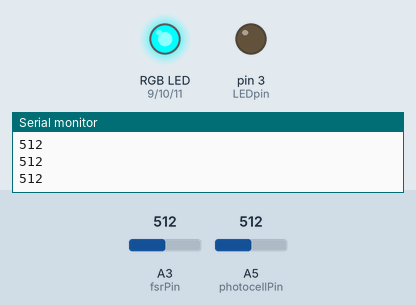
A sketch run on a simulated Arduino Uno, built with avr-gcc and run on an emulated ATmega328P. On the bench: an RGB LED mixed from three pins (HIGH = lit), output pins drawn as LEDs (lit = HIGH), the last lines printed to the serial monitor. The test bench sets the inputs (shaded band); at power-on: A3 (fsrPin) = 512, A5 (photocellPin) = 512.

Above: at 1.2 s.
1.3 s: A3 (fsrPin) set to 685
2.8 s: A3 (fsrPin) set to 712
At 2.96 s:
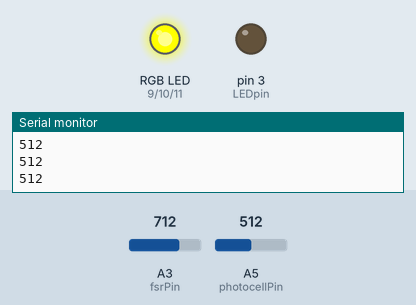
5.8 s: A5 (photocellPin) set to 53
8.8 s: A5 (photocellPin) set to 47
At 8.98 s:
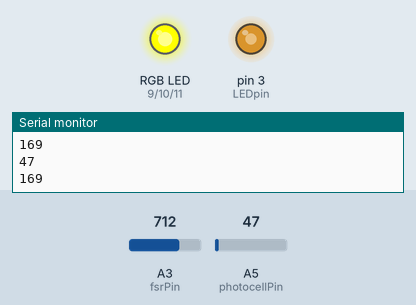
11.8 s: A5 (photocellPin) set to 0
At 12.0 s:
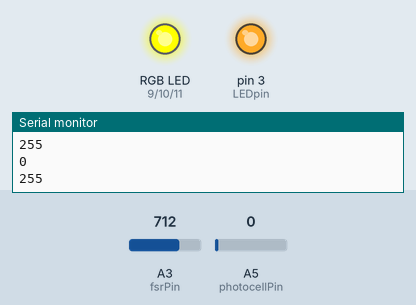
14.8 s: A3 (fsrPin) set to 690
At 14.8 s:
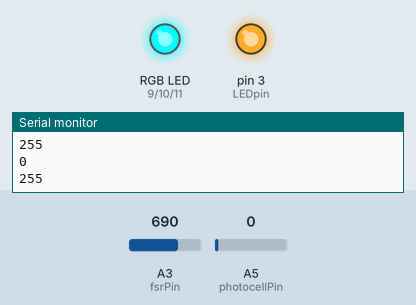
Timing chart, 0 to 17.3 s (numbered marks = the images above; inputs shaded):
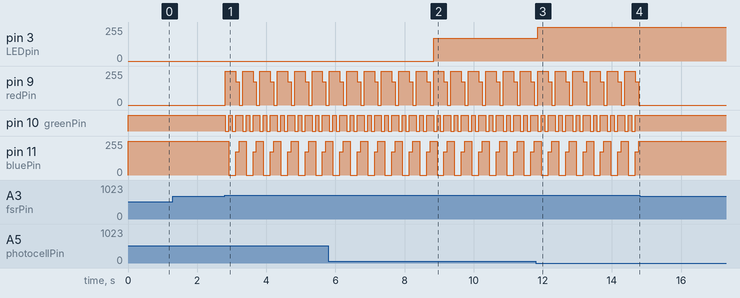

Measured:
- the behaviour switches between 700 and 701 on A3 (fsrPin) (found by bisection; images 0 and 1)
- the behaviour switches between 50 and 49 on A5 (photocellPin) (found by bisection; images 1 and 2)
- after the input at 2.8 s, pin 9 (redPin): 0/255 → 255/255 at once, then repeats every 0.50 s: 175/255 0.10 s, 0/255 0.10 s, 255/255 0.30 s; pin 10 (greenPin): HIGH → LOW at once, then repeats every 0.50 s: HIGH 0.10 s, LOW 0.10 s, HIGH 0.20 s, LOW 0.10 s
- after the input at 8.8 s, pin 3 (LEDpin): 0/255 → 169/255 at once
- after the input at 11.8 s, pin 3 (LEDpin): 169/255 → 255/255 after 0.06 s
- after the input at 14.8 s, pin 9 (redPin): stops changing and stays 0/255; pin 10 (greenPin): stops changing and stays HIGH; pin 11 (bluePin): stops changing and stays 255/255

The sketch:

nightLight.ino
```cpp
// Prototyping Studio: Night Light Assignment
// By: Olga Khvan and Brenda Penn
// This reads in values from a photocell resistor and determines the brightness of 3 RGB LED’s.
// The color of the LED’s cycle through with each touch sensed by the force sensitive resistor.
// For the photocell resistor, referenced: https://learn.adafruit.com/photocells and https://learn.adafruit.com/photocells/arduino-code
// For the force sensitive resistor, referenced: https://learn.adafruit.com/force-sensitive-resistor-fsr/using-an-fsr


int photocellPin = 5;     // the cell and 10K pulldown are connected to a0
int photocellReading;     // the analog reading from the sensor divider
int LEDpin = 3;          // connect Red LED to pin 11 (PWM pin)
int LEDbrightness;
int a = 140;
int redPin = 9;
int greenPin = 10;
int bluePin = 11;
int fsrPin = 3;     // the FSR and 10K pulldown are connected to a0
int fsrReading;
int count = 0;      //0 - red, 1 - blue, 2 - green;
#define COMMON_ANODE

void setup(void) {
  // We’ll send debugging information via the Serial monitor
  Serial.begin(9600);
  setColor(0, 0, 255);
}
void loop(void) {
   // referenced: https://learn.adafruit.com/force-sensitive-resistor-fsr/using-an-fsr
  fsrReading = analogRead(fsrPin);
  photocellReading = analogRead(photocellPin);
    // the raw analog reading
  if (fsrReading > 700) {
    count ++;
  }
  //cycle through 5 different colors depending on the count varible
  if (count % 5 == 0) {
      setColor(255, 0, 0);
  } else if (count % 5 == 1) {
      setColor(0, 255, 0);
  } else if (count % 5 == 2) {
      setColor(0, 0, 255);
  } else if (count % 5 == 3) {
    setColor(0, 255, 255);
  } else if (count % 5 == 4) {
    setColor(80, 0, 80);
  }
  // referenced: https://learn.adafruit.com/photocells and https://learn.adafruit.com/photocells/arduino-code
  // LED gets brighter the darker it is at the sensor
  // that means we have to -invert- the reading from 0-1023 back to 1023-0
  Serial.println(photocellReading);
  if (photocellReading < 50) {
          LEDbrightness = map(photocellReading, a, 0, 0, 255);
          Serial.println (LEDbrightness);
  } else if(photocellReading >= 130) {
        LEDbrightness = 0;
  }
  analogWrite(LEDpin, LEDbrightness);
  delay(100);
}
//set the color for the RGB LEDs
void setColor(int red, int green, int blue) {
  #ifdef COMMON_ANODE
    red = 255 -red;
    green = 255 - green;
    blue = 255- blue;
  #endif
  analogWrite(9,red);
  analogWrite(10,green);
  analogWrite(11,blue);
}
```
